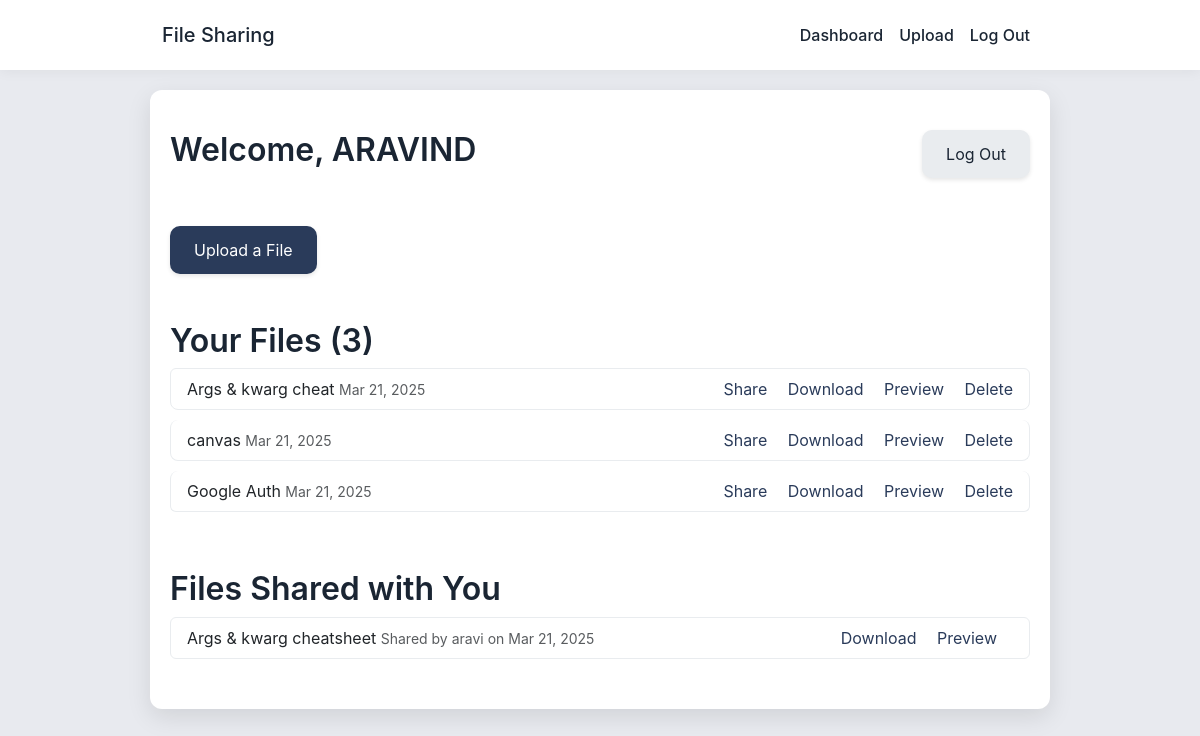
Page / (signed in) on the earlier database version.
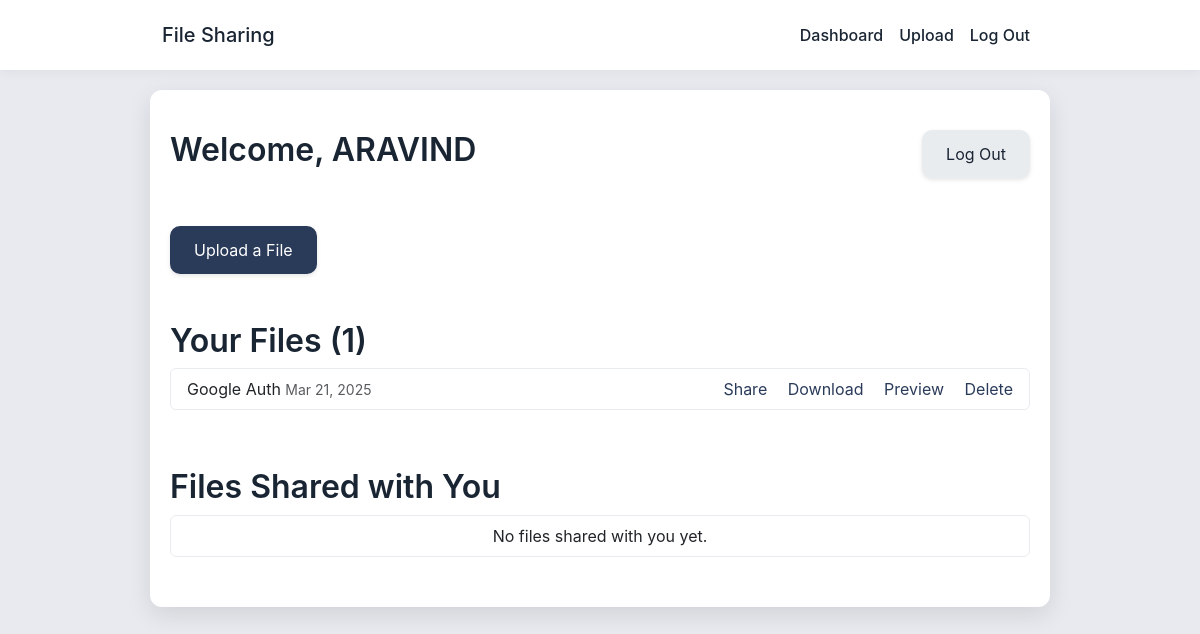
Same page on the later database version.
### core/models.py (models this page shows, shortened)
class File(models.Model):
    name=models.CharField(max_length=255)
    uploaded_file = models.FileField(upload_to='uploads/%Y/%m/%d/')
    upload_date = models.DateTimeField(auto_now_add=True)
    user = models.ForeignKey(User, on_delete=models.CASCADE)
    def get_file_type(self):
        return os.path.splitext(self.uploaded_file.name)[1].lower()

class SharedFile(models.Model):
    file = models.ForeignKey(File, on_delete=models.CASCADE)
    shared_with = models.ForeignKey(User,on_delete=models.CASCADE,related_name="shared_files")
    shared_date = models.DateTimeField(auto_now_add=True)
    class Meta:
        unique_together = ('file', 'shared_with') # preventing duplicate sharing

### core/views.py (the view)
# urls.py: path('', views.dashboard, name='dashboard'),
@login_required(login_url='login')
def dashboard(request):
    files = File.objects.filter(user=request.user)
    totalfiles = files.count()
    sharedfiles = SharedFile.objects.filter(shared_with = request.user)
    return render(request,'core/dashboard.html', {'files':files, 'totalfiles':totalfiles , 'sharedfiles':sharedfiles})

### core/templates/core/dashboard.html (shortened to what this page needs)
{% extends 'core/base.html' %}
{% block content %}
<div class="d-flex justify-content-between align-items-center mb-5">
    <h1>Welcome, {{ user.username }}</h1>
    <a href="{% url 'logout' %}" class="btn btn-secondary">Log Out</a>
</div>
<a href="{% url 'upload_file' %}" class="btn btn-primary mb-5">Upload a File</a>
<h2>Your Files ({{ totalfiles }})</h2>
<ul class="list-group mb-5">
{% for file in files %}
    <li class="list-group-item d-flex justify-content-between align-items-center">
        <span>{{ file.name }} <small class="text-muted">{{ file.upload_date|date:"M d, Y" }}</small></span>
        <span>
            <a href="{% url 'share_file' file.id %}" class="me-3">Share</a>
            <a href="{{ file.uploaded_file.url }}" download class="me-3">Download</a>
            <a href="#" data-bs-toggle="modal" data-bs-target="#previewModal{{ file.id }}" class="me-3">Preview</a>
            <a href="{% url 'delete_file' file.id %}">Delete</a>
        </span>
    </li>
{% empty %}
    <li class="list-group-item text-center">No files uploaded yet.</li>
{% endfor %}
</ul>
<h2>Files Shared with You</h2>
<ul class="list-group">
{% for shared in sharedfiles %}
    <li class="list-group-item d-flex justify-content-between align-items-center">
        <span>{{ shared.file.name }} <small class="text-muted">Shared by {{ shared.file.user.username }} on {{ shared.shared_date|date:"M d, Y" }}</small></span>
        <span>
            <a href="{{ shared.file.uploaded_file.url }}" download class="me-3">Download</a>
            <a href="#" data-bs-toggle="modal" data-bs-target="#previewModal{{ shared.id }}" class="me-3">Preview</a>
        </span>
    </li>
{% empty %}
    <li class="list-group-item text-center">No files shared with you yet.</li>
{% endfor %}
</ul>
{% endblock %}

Differences in the rows shown:
removed File: name "Args & kwarg cheat", upload_date "Mar 21, 2025"
removed File: name "canvas", upload_date "Mar 21, 2025"
removed SharedFile: file.name "Args & kwarg cheatsheet", file.user.username "aravi", shared_date "Mar 21, 2025"
Other differences:
{{ totalfiles }}: "3" → "1"
text now shown: "No files shared with you yet."
